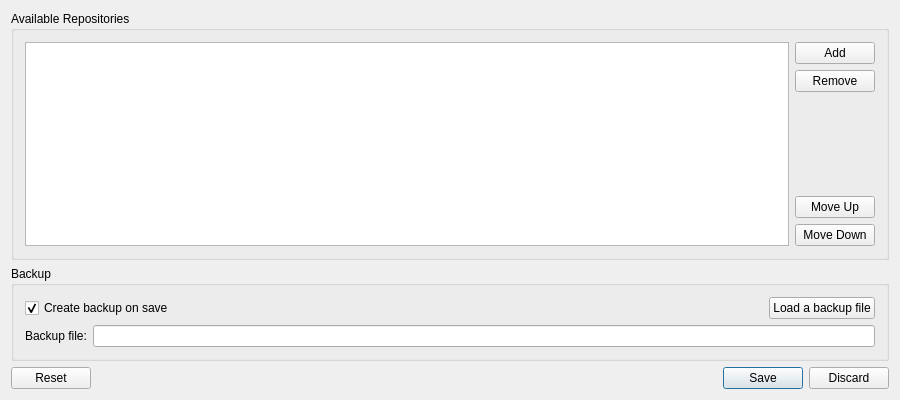
<?xml version="1.0" encoding="UTF-8"?>
<ui version="4.0">
 <class>RepoEditor</class>
 <widget class="QDialog" name="RepoEditor">
  <property name="geometry">
   <rect>
    <x>0</x>
    <y>0</y>
    <width>900</width>
    <height>400</height>
   </rect>
  </property>
  <property name="windowTitle">
   <string>RepoEditor</string>
  </property>
  <property name="windowIcon">
   <iconset resource="icons.qrc">
    <normaloff>:/general/dialog.png</normaloff>:/general/dialog.png</iconset>
  </property>
  <property name="modal">
   <bool>true</bool>
  </property>
  <layout class="QVBoxLayout" name="verticalLayout_2">
   <item>
    <widget class="QGroupBox" name="groupBox">
     <property name="title">
      <string>Available Repositories</string>
     </property>
     <layout class="QHBoxLayout" name="horizontalLayout">
      <item>
       <widget class="QTableView" name="tableView">
        <property name="alternatingRowColors">
         <bool>true</bool>
        </property>
        <property name="selectionMode">
         <enum>QAbstractItemView::SingleSelection</enum>
        </property>
        <property name="selectionBehavior">
         <enum>QAbstractItemView::SelectRows</enum>
        </property>
        <property name="showGrid">
         <bool>false</bool>
        </property>
        <property name="wordWrap">
         <bool>false</bool>
        </property>
        <property name="cornerButtonEnabled">
         <bool>false</bool>
        </property>
        <attribute name="horizontalHeaderDefaultSectionSize">
         <number>66</number>
        </attribute>
        <attribute name="horizontalHeaderHighlightSections">
         <bool>false</bool>
        </attribute>
        <attribute name="horizontalHeaderMinimumSectionSize">
         <number>10</number>
        </attribute>
        <attribute name="horizontalHeaderStretchLastSection">
         <bool>true</bool>
        </attribute>
        <attribute name="verticalHeaderDefaultSectionSize">
         <number>55</number>
        </attribute>
       </widget>
      </item>
      <item>
       <layout class="QVBoxLayout" name="verticalLayout">
        <item>
         <widget class="QPushButton" name="add">
          <property name="text">
           <string>Add</string>
          </property>
         </widget>
        </item>
        <item>
         <widget class="QPushButton" name="remove">
          <property name="text">
           <string>Remove</string>
          </property>
         </widget>
        </item>
        <item>
         <spacer name="verticalSpacer">
          <property name="orientation">
           <enum>Qt::Vertical</enum>
          </property>
          <property name="sizeHint" stdset="0">
           <size>
            <width>20</width>
            <height>40</height>
           </size>
          </property>
         </spacer>
        </item>
        <item>
         <widget class="QPushButton" name="moveUp">
          <property name="text">
           <string>Move Up</string>
          </property>
         </widget>
        </item>
        <item>
         <widget class="QPushButton" name="moveDown">
          <property name="text">
           <string>Move Down</string>
          </property>
         </widget>
        </item>
       </layout>
      </item>
     </layout>
    </widget>
   </item>
   <item>
    <widget class="QGroupBox" name="horizontalGroupBox">
     <property name="title">
      <string>Backup</string>
     </property>
     <layout class="QVBoxLayout" name="verticalLayout_3">
      <item>
       <layout class="QHBoxLayout" name="horizontalLayout_4">
        <item>
         <widget class="QCheckBox" name="checkBox">
          <property name="text">
           <string>Create backup on save</string>
          </property>
          <property name="checked">
           <bool>true</bool>
          </property>
         </widget>
        </item>
        <item>
         <spacer name="horizontalSpacer">
          <property name="orientation">
           <enum>Qt::Horizontal</enum>
          </property>
          <property name="sizeHint" stdset="0">
           <size>
            <width>40</width>
            <height>20</height>
           </size>
          </property>
         </spacer>
        </item>
        <item>
         <widget class="QPushButton" name="loadBackup">
          <property name="text">
           <string>Load a backup file</string>
          </property>
         </widget>
        </item>
       </layout>
      </item>
      <item>
       <layout class="QHBoxLayout" name="horizontalLayout_3">
        <item>
         <widget class="QLabel" name="label">
          <property name="text">
           <string>Backup file:</string>
          </property>
         </widget>
        </item>
        <item>
         <widget class="QLineEdit" name="backupFile"/>
        </item>
       </layout>
      </item>
     </layout>
    </widget>
   </item>
   <item>
    <widget class="QDialogButtonBox" name="buttonBox">
     <property name="standardButtons">
      <set>QDialogButtonBox::Discard|QDialogButtonBox::Reset|QDialogButtonBox::Save</set>
     </property>
    </widget>
   </item>
  </layout>
 </widget>
 <layoutdefault spacing="6" margin="11"/>
 <resources>
  <include location="icons.qrc"/>
 </resources>
 <connections>
  <connection>
   <sender>checkBox</sender>
   <signal>toggled(bool)</signal>
   <receiver>backupFile</receiver>
   <slot>setEnabled(bool)</slot>
   <hints>
    <hint type="sourcelabel">
     <x>117</x>
     <y>262</y>
    </hint>
    <hint type="destinationlabel">
     <x>411</x>
     <y>298</y>
    </hint>
   </hints>
  </connection>
 </connections>
</ui>
